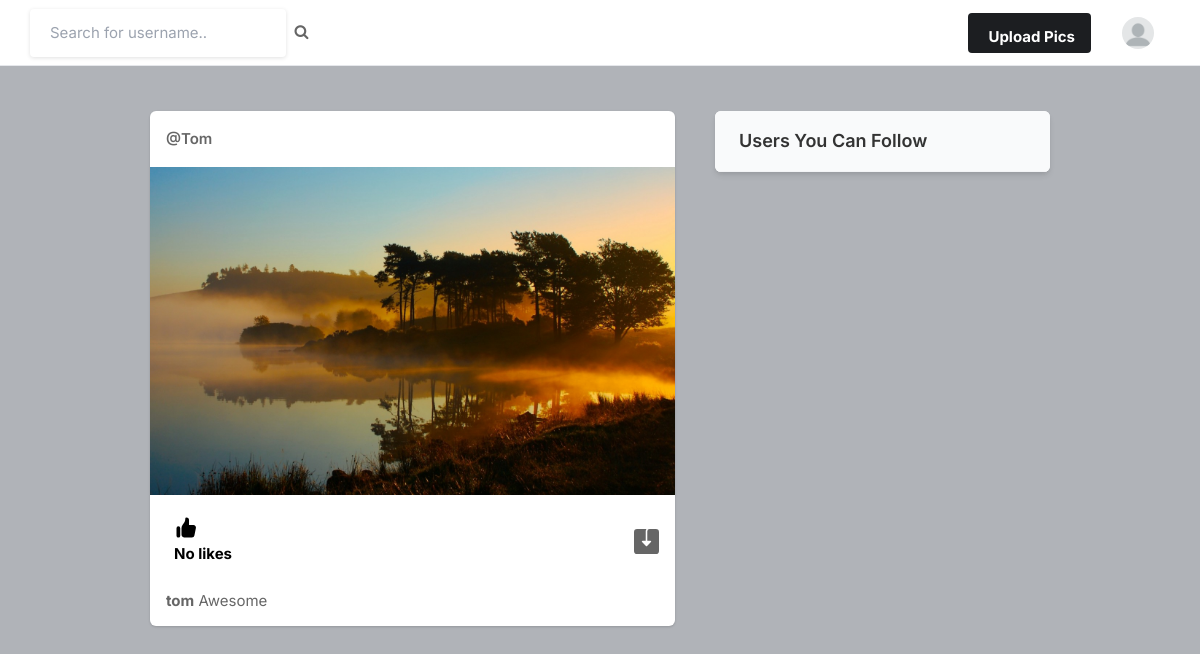
The app's page / (signed in), older data.
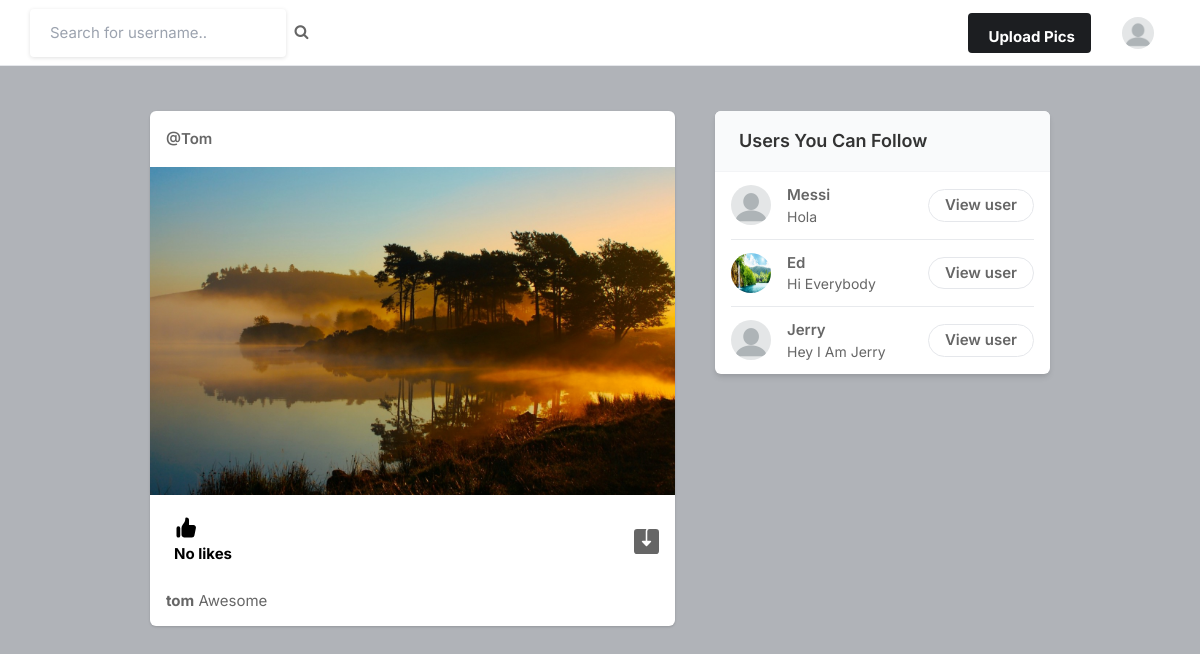
The same page, newer data.
### core/models.py (models this page shows, shortened)
class Post(models.Model):
    id = models.UUIDField(primary_key=True, default=uuid.uuid4)
    user = models.CharField(max_length=100)
    image = models.ImageField(upload_to='post_images')
    caption = models.TextField()
    created_at = models.DateTimeField(default=datetime.now)
    no_of_likes = models.IntegerField(default=0)

class Profile(models.Model):
    user = models.ForeignKey(User, on_delete=models.CASCADE)
    id_user = models.IntegerField()
    bio = models.TextField(blank=True, null=True)
    profile_img = models.ImageField(upload_to='profile_images', default='blank-profile-picture.png')
    location = models.CharField(max_length=100, blank=True, null=True)

### core/views.py (the view)
# urls.py: path('', views.index, name='index'),
@login_required(login_url='core:signin')
def index(request):
    user_object = User.objects.get(username=request.user.username)
    user_profile = Profile.objects.get(user=user_object)
    user_following_list = []
    feed = []
    user_following = FollowersCount.objects.filter(follower=request.user.username)
    for users in user_following:
        user_following_list.append(users.user)
    for usernames in user_following_list:
        feed_lists = Post.objects.filter(user=usernames)
        feed.append(feed_lists)
    feed_list = list(chain(*feed))
    all_users = User.objects.all()
    user_following_all = []
    for user in user_following:
        user_list = User.objects.get(username=user)
        user_following_all.append(user_list)
    new_suggestions_list = [x for x in list(all_users) if (x not in list(user_following_all))]
    current_user = User.objects.filter(username=request.user.username)
    final_suggestions_list = [x for x in list(new_suggestions_list) if x not in list(current_user)]
    random.shuffle(final_suggestions_list)
    username_profile = []
    username_profile_list = []
    for users in final_suggestions_list:
        username_profile.append(users.id)
    for ids in username_profile:
        profile_lists = Profile.objects.filter(id_user=ids)
        username_profile_list.append(profile_lists)
    suggestions_username_profile_list = list(chain(*username_profile_list))
    return render(request, 'index.html', {'user_profile': user_profile, 'posts': feed_list, 'suggestions_username_profile_list': suggestions_username_profile_list[:4], })

### core/models.py (called while the page is built)
    def __str__(self):
        return self.user

### templates/index.html (shortened to what the changed rows need)
{% load static %}
<!DOCTYPE html>
<html lang="en">
<head>
    <link rel="stylesheet" href="{% static 'assets/css/icons.css' %}">
    <link rel="stylesheet" href="{% static 'assets/css/uikit.css' %}">
    <link rel="stylesheet" href="{% static 'assets/css/style.css' %}">
    <link rel="stylesheet" href="{% static 'assets/css/tailwind.css' %}">
    <link rel="stylesheet" href="https://cdnjs.cloudflare.com/ajax/libs/font-awesome/4.7.0/css/font-awesome.min.css">
</head>
<body>
            <div class="container m-auto">
                <div class="lg:flex justify-center lg:space-x-10 lg:space-y-0 space-y-5">
                    <div class="space-y-5 flex-shrink-0 lg:w-7/12">
                        {% for post in posts reversed %}
                        <div class="bg-white shadow rounded-md  -mx-2 lg:mx-0">
                            <div class="flex justify-between items-center px-4 py-3">
                                <div class="flex flex-1 items-center space-x-4">
                                    <span class="block capitalize font-semibold "><a href="{% url 'core:profile' post.user %}">@{{ post.user }}</a></span>
                                </div>
                              <div>
                                <a href="#"> <i class="icon-feather-more-horizontal text-2xl hover:bg-gray-200 rounded-full p-2 transition -mr-1 "></i> </a>
                              </div>
                            </div>
                            <div uk-lightbox>
                                {% if post.image %}
                                <a href="{{post.image.url}}">
                                    <img src="{{post.image.url}}" alt="">
                                </a>
                                {% endif %}
                            </div>
                            <div class="py-3 px-4 space-y-3">
                                <div class="flex space-x-4 lg:font-bold">
                                    <a href="/like-post?post_id={{ post.id }}" class="flex items-center space-x-2">
                                        <div class="p-2 rounded-full text-black">
                                            {% if post.no_of_likes == 0 %}
                                                <p>No likes</p>
                                            {% elif post.no_of_likes == 1 %}
                                                <p>Liked by {{ post.no_of_likes }} person</p>
                                            {% else %}
                                                <p>Liked by {{ post.no_of_likes }} people</p>
                                            {% endif %}
                                        </div>
                                    </a>
                                    <a href="{{ post.image.url }}" class="flex items-center space-x-2 flex-1 justify-end" download="">
                                    </a>
                                </div>
                                <p>
                                    <a href="{% url 'core:profile' post.user %}"><strong>{{ post.user }}</strong></a> {{ post.caption }}
                                </p>
                            </div>
                        </div>
                        {% endfor %}
                    </div>
                    <div class="lg:w-5/12">
                        <div class="bg-white  shadow-md rounded-md overflow-hidden">
                            <div class="bg-gray-50  border-b border-gray-100 flex items-baseline justify-between py-4 px-6 ">
                                <h2 class="font-semibold text-lg">Users You Can Follow</h2>
                            </div>
                            <div class="divide-gray-300 divide-gray-50 divide-opacity-50 divide-y px-4 ">
                                {% for suggestion in suggestions_username_profile_list %}
                                <div class="flex items-center justify-between py-3">
                                    <div class="flex flex-1 items-center space-x-4">
                                        <a href="/profile/{{ suggestion.user }}">
                                            <img src="{{suggestion.profile_img.url}}" class="bg-gray-200 rounded-full w-10 h-10">
                                        </a>
                                        <div class="flex flex-col">
                                            <span class="block capitalize font-semibold"> {{ suggestion.user }} </span>
                                            <span class="block capitalize text-sm"> {{ suggestion.bio }} </span>
                                        </div>
                                    </div>
                                    <a href="/profile/{{ suggestion.user }}" class="border border-gray-200 font-semibold px-4 py-1 rounded-full hover:bg-pink-600 hover:text-white hover:border-pink-600 "> View user </a>
                                </div>
                                {% endfor %}
                                </div>
                            </div>
                        </div>
                    </div>
                </div>
</body>
</html>

Row changes from the older to the newer data that the page shows:
added Profile: profile_img (placeholder picture), user "Messi", bio "Hola"
added Profile: profile_img (picture), user "Ed", bio "Hi Everybody"
added Profile: profile_img (placeholder picture), user "Jerry", bio "Hey I Am Jerry"
